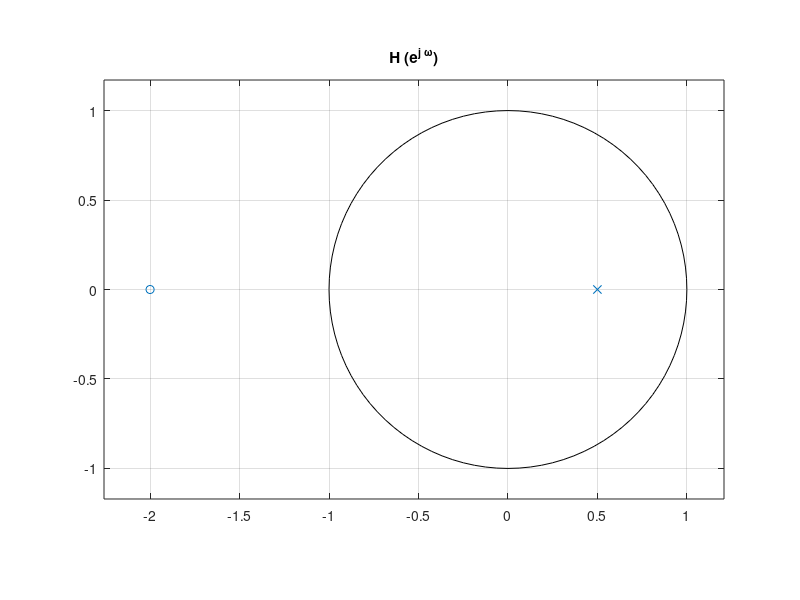
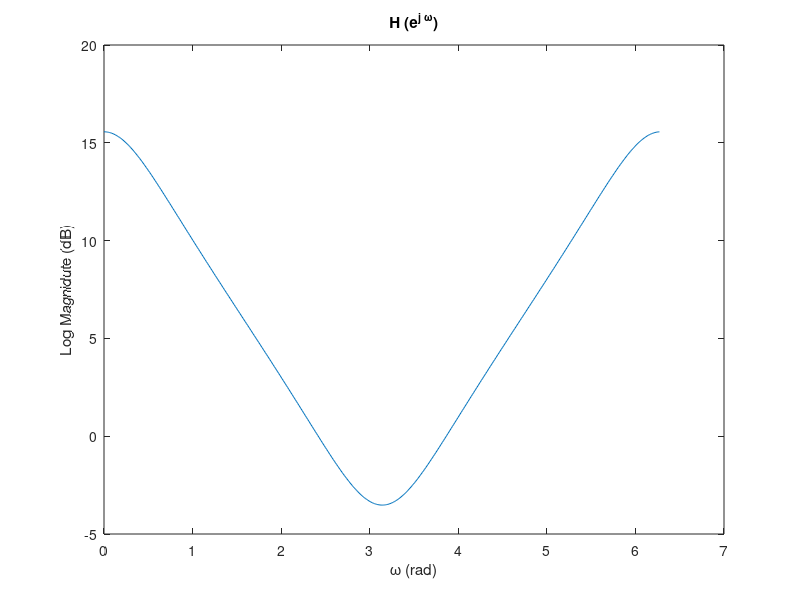

These charts were generated, in order, by the following MATLAB code: (Note: this script raises an error after producing the figures.)
clear all, close all, clc;
%% Tutorial Q3
r_c=-2;    
theta_c=0;
r_d = 0.5;
theta_d = 0;
num=[1 -1*r_c*exp(1i*theta_c)];
den=[1 -1* r_d*exp(1j* theta_d)];
[h,w] = freqz(num,den,500,'whole');

%% calculate zplane for sketching
H_z = tf(num,den,1,'variable','z^-1');
figure;
zplane(num, den);title('H (e^{j \omega})');

%%
figure;
plot(w, 20.*log10(abs(h)));title('H (e^{j \omega})');
xlabel('\omega (rad)');
ylabel('Log Magnidute (dB)');
figure;
plot(w, phase(h));title('H (e^{j \omega})');
xlabel('\omega (rad)');
ylabel('Phase (in radians)');
figure;
[gd,w] = grpdelay(num,den,500,'whole');
plot(w, gd);title('H (e^{j \omega})');
xlabel('\omega (rad)');
ylabel('Group delay (in samples)');

%% minimum-phase decomposition
r_c_min = -0.5;
theta_c_min = 0;
r_d_min = 0.5;
theta_d_min = 0;
Amp = 2;
num_min=[1 -1*r_c_min*exp(1i*theta_c_min)];
den_min=[1 -1* r_d_min*exp(1j* theta_d_min)];
[h_min,w_min] = freqz(num_min,den_min,500,'whole');
H_z = tf(num_min,den_min,1,'variable','z^-1');
figure;
zplane(num_min, den_min);title('H_{min} (e^{j \omega})');

h_min = h_min * Amp;
figure;
plot(w_min, 20.*log10(abs(h_min)));title('H_{min} (e^{j \omega})');
xlabel('\omega (rad)');
ylabel('Log Magnidute (dB)');
figure;
plot(w_min, phase(h_min));title('H_{min} (e^{j \omega})');
xlabel('\omega (rad)');
ylabel('Phase (in radians)');
figure;
[gd_min,w_min] = grpdelay(num_min,den_min,500,'whole');
plot(w_min, gd_min);title('H_{{min}} (e^{j \omega})');
xlabel('\omega (rad)');
ylabel('Group delay (in samples)');